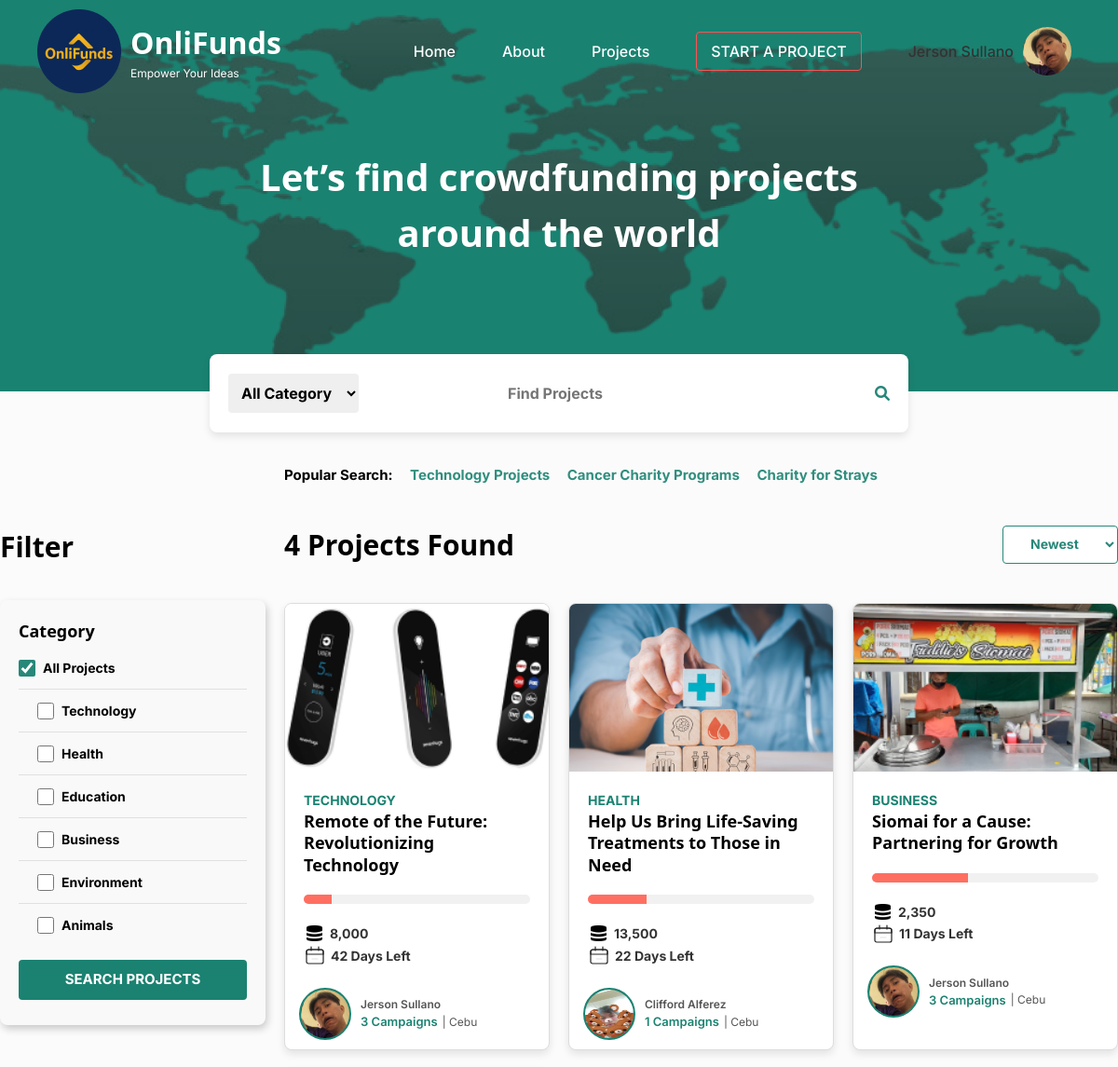
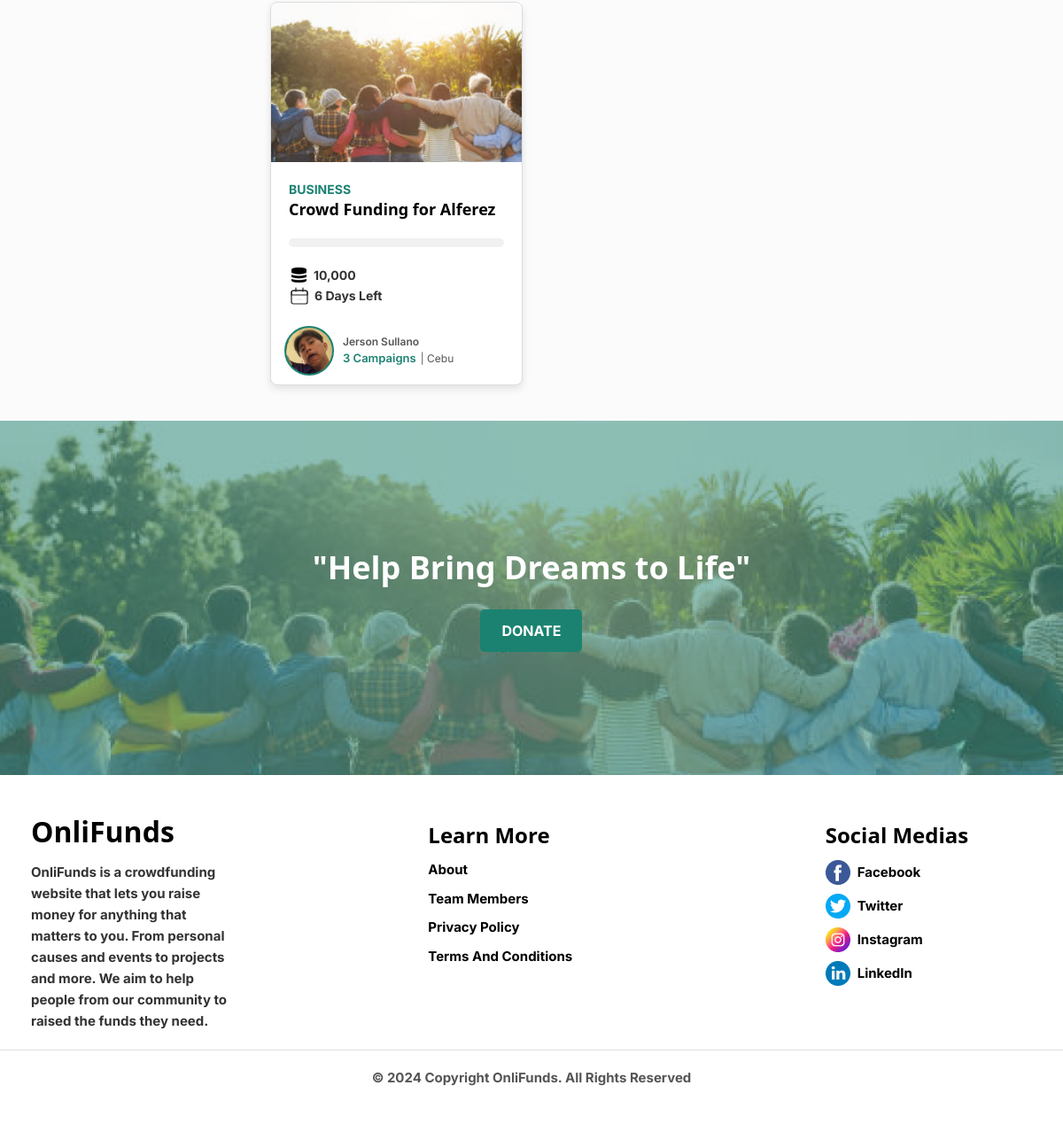
Screenshot of /html/projectsA.php (signed in) with the database file from the repository (2 pictures, top to bottom).
### tables this page shows
CREATE TABLE `users` (
  `id` int(10) NOT NULL,
  `isAdmin` enum('1','0') NOT NULL,
  `email` varchar(255) NOT NULL,
  `password` varchar(255) NOT NULL,
  `firstname` varchar(255) NOT NULL,
  `lastname` varchar(255) NOT NULL,
  `profile_pic` varchar(50) NOT NULL,
  `phoneno` bigint(12) NOT NULL,
  `barangay` text NOT NULL
);

CREATE TABLE `projects` (
  `user_id` int(11) NOT NULL,
  `proj_id` int(11) NOT NULL,
  `country` varchar(50) NOT NULL,
  `city` varchar(50) NOT NULL,
  `author` varchar(50) NOT NULL,
  `proj_title` varchar(100) NOT NULL,
  `category` varchar(255) NOT NULL,
  `barangay` varchar(255) NOT NULL,
  `fundgoal` varchar(50) NOT NULL,
  `created_at` date NOT NULL DEFAULT current_timestamp(),
  `end_date` varchar(255) NOT NULL,
  `fname` varchar(25) NOT NULL,
  `lname` varchar(25) NOT NULL,
  `email` varchar(50) NOT NULL,
  `phoneno` bigint(12) NOT NULL,
  `project_photo` varchar(50) NOT NULL,
  `video_url` varchar(50) NOT NULL,
  `project_overview` text NOT NULL,
  `project_story` text NOT NULL,
  `author_icon` varchar(50) NOT NULL,
  `profile_pic` varchar(50) NOT NULL
);

### html/projectsA.php (the view, shortened to what this page needs)
<?php
    include("connection.php");
    $idno = $_SESSION['id'];
    $query = "SELECT email, firstname, lastname, profile_pic, CONCAT(firstname, ' ', lastname) AS fullname, CONCAT(SUBSTRING(firstname, 1, 1), SUBSTRING(lastname, 1, 1)) AS default_pic FROM users WHERE id = ?";
    $stmt = $conn->prepare($query);
    $stmt->bind_param("i", $idno);
    $stmt->execute();
    $result = $stmt->get_result();
    if ($result->num_rows > 0) {
        $user = $result->fetch_assoc();
    } else {
        echo "<script>alert('No Users Found.')</script>";
        exit();
    }
    $countProject = "SELECT user_id, COUNT(proj_id) AS projfound FROM projects";
    $stmt = $conn->prepare($countProject);
    $stmt->execute();
    $countResult = $stmt->get_result();
    $projfound = $countResult->fetch_assoc();
    $fetchProject = "SELECT p.user_id, p.proj_id, p.proj_title, p.category, p.city, p.author, p.fundgoal, p.project_photo, p.author_icon, p.profile_pic, DATEDIFF(p.end_date, NOW()) AS remaining_days,
                    (SELECT COUNT(proj_id) FROM projects WHERE user_id = p.user_id) AS projfound
                    FROM projects p";
    $stmt = $conn->prepare($fetchProject);
    $stmt->execute();
    $result = $stmt->get_result();
    if($result->num_rows > 0) {
        $rows = $result->fetch_all(MYSQLI_ASSOC);
    }
    $fetchDonation = "SELECT SUM(donation_amount) AS total_donated FROM donation WHERE proj_id = ?";
?>
<!DOCTYPE html>
<html lang="en">
<head>
    <link rel="stylesheet" href="../css/w3.css">
    <link rel="stylesheet" href="../css/styles.css">
	<link rel="stylesheet" href="https://cdnjs.cloudflare.com/ajax/libs/font-awesome/4.7.0/css/font-awesome.min.css">
	<link rel="stylesheet" href="https://cdnjs.cloudflare.com/ajax/libs/font-awesome/6.0.0-beta3/css/all.min.css">
</head>
<body>
	<nav class="navbar-transparent">
		<div class="navbar-logo">
			<a href="lanAfter.php" style="text-decoration:none;">
				<img src="../images/logo.png" alt="OnliFunds Logo" class="logo-img">
			</a>
			<div class="logo-text">
				<h1><a href="lanAfter.php" style="text-decoration:none;">OnliFunds</a></h1>
				<p>Empower Your Ideas</p>
			</div>
		</div>
		<div class="nav-links">
			<a href="lanAfter.php" class="nav-item">Home</a>
			<a href="aboutA.php" class="nav-item">About</a>
			<a href="projectsA.php" class="nav-item">Projects</a>
			<a href="create1.php" class="logged-in-nav-item logged-in-start-project-button">Start a Project</a>
		<div class="logged-in-user-profil">
            <span class="logged-in-user-name"><?php echo htmlspecialchars($user['fullname']); ?></span>
			<?php if (!empty($user['profile_pic'])): ?>
                <img src="../images/<?php echo htmlspecialchars($user['profile_pic']); ?>" alt="Profile Picture" class="logged-in-profile-img">
            <?php else: ?>
                <div class="author-icon"><?php echo htmlspecialchars($user['default_pic']) ?></div>
            <?php endif; ?>
		</div>
		</div>
	</nav>
	<section class="projects-hero">
		<h1 class="projects-heading">Let’s find crowdfunding projects <br>around the world</h1>
	</section>
	<div class="search-bar-container">
		<select class="category-dropdown">
			<option>All Category</option>
		</select>
		<input type="text" placeholder="Find Projects" class="search-input">
		<button class="search-button"><i class="fa fa-search"></i></button>
	</div>
	<div class="projects-container">
		<div class="con">
			<div class="filter-title"><h2>Filter</h2></div>
			<aside class="filter-sidebar">
				<div class="filter-category">
					<h4>Category</h4>
					<ul>
						<li><input type="checkbox" class="category" checked> All Projects</li>
						<li><input type="checkbox" class="category" value="Technology"> Technology</li>
						<li><input type="checkbox" class="category" value="Health"> Health</li>
						<li><input type="checkbox" class="category" value="Education"> Education</li>
						<li><input type="checkbox" class="category" value="Business"> Business</li>
						<li><input type="checkbox" class="category" value="Environment"> Environment</li>
						<li><input type="checkbox" class="category" value="Animals"> Animals</li>
					</ul>
					<button class="search-projects-button" onclick="applyFilters()">SEARCH PROJECTS</button>
				</div>
			</aside>
		</div>
		<section class="projects-list">
			<div class="popular-search" style="font-weight:bold;">
				<span style="padding-right: 15px;">Popular Search:</span>
				<a href="#">Technology Projects</a>
				<a href="#">Cancer Charity Programs</a>
				<a href="#">Charity for Strays</a>
			</div>
        <div class="projects-header">
            <h2> <?php echo $projfound['projfound'] ?> Projects Found</h2>
            <select class="sort-dropdown">
                <option>Newest</option>
            </select>
        </div>
        <div class="project-cards">
            <?php foreach($rows as $row): ?>
				<?php
					$stmt = $conn->prepare($fetchDonation);
					$stmt->bind_param("i", $row['proj_id']);
					$stmt->execute();
					$donationResult = $stmt->get_result();
					$donation = $donationResult->fetch_assoc();
					$totalDonated = !empty($donation['total_donated']) ? floatval($donation['total_donated']) : 0;
					$fundGoal = !empty($row['fundgoal']) ? floatval(str_replace(',', '', $row['fundgoal'])) : 0;
					if ($fundGoal > 0) {
						$progressPercentage = ($totalDonated / $fundGoal) * 100;
						$progressPercentage = min(100, max(0, $progressPercentage));
					} else {
						$progressPercentage = 0;
					}
				?>
				<div class="project-card">
					<a href="../html/projectdet.php?proj_id=<?php echo htmlspecialchars($row['proj_id']); ?>, author=<?php echo htmlspecialchars($row['author']); ?>">
						<img src="../images/<?php echo htmlspecialchars($row['project_photo']) ?>" alt="Project Image" class="project-image">
						<div class="project-content">
							<span class="project-category"><?php echo htmlspecialchars($row['category']) ?></span>
							<h3><?php echo htmlspecialchars($row['proj_title']) ?></h3>
							<div class="progress-bar">
								<div class="progress" style="width: <?php echo round($progressPercentage, 2) ?>%;"></div>
							</div>
							<div class="project-details">
								<div class="project-fund"><img src="../images/moneylogo.svg"><?php echo htmlspecialchars($row['fundgoal']) ?></div>
								<div class="project-time"><img src="../images/calendar.svg"><?php echo htmlspecialchars($row['remaining_days']) ?> Days Left</div>
							</div>
						</div>
					</a>
					<a href="campaigns.php?user_id=<?php echo htmlspecialchars($row['user_id']); ?>" class="project-author">
						<?php if (!empty($row['profile_pic'])): ?>
							<img class="author-profile" src="../images/<?php echo htmlspecialchars($row['profile_pic']); ?>" alt="Author Profile">
						<?php else: ?>
							<div class="author-icon"><?php echo htmlspecialchars($row['author_icon']) ?></div>
						<?php endif; ?>
						<div class="author-info">
							<span class="author-name"><?php echo htmlspecialchars($row['author']) ?></span>
							<span><p><?php echo htmlspecialchars($row['projfound']); ?> Campaigns</p> | <?php echo htmlspecialchars($row['city']) ?></span>
						</div>
					</a>
				</div>
            <?php endforeach; ?>
        </div>
		</section>
	</div>
	<section class="banner-section">
		<div class="overlay"></div>
		<div class="banner-content">
			<h1>"Help Bring Dreams to Life"</h1>
			<a href="projectsA.php" class="donate-button" style="font-weight:bold;">DONATE</a>
		</div>
	</section>
	<footer class="footer">
		<div class="footer-content">
			<div class="footer-section about" style="text-align: left; padding-right:200px;">
				<h2 class="footer-logo">OnliFunds</h2>
				<p class="footer-description">
					OnliFunds is a crowdfunding website that lets you raise money for anything that matters to you.
					From personal causes and events to projects and more. We aim to help people from our community
					to raised the funds they need.
				</p>
			</div>
			<div class="footer-section links" style="text-align: left; padding-right:200px;">
				<h3 class="footer-heading">Learn More</h3>
				<ul class="footer-links">
					<li><a href="/about">About</a></li>
					<li><a href="/#team-members">Team Members</a></li>
					<li><a href="#">Privacy Policy</a></li>
					<li><a href="#">Terms And Conditions</a></li>
				</ul>
			</div>
			<div class="footer-section social-media" style="text-align: left;">
				<h3 class="footer-heading">Social Medias</h3>
				<ul class="social-icons">
					<li><a href="#"><img src="../images/facebook.png" alt="Facebook Icon" style="	width: 28px;height:auto;"> Facebook</a></li>
					<li><a href="#"><img src="../images/twitter.png" alt="Twitter Icon" style="	width: 28px;height:auto;"> Twitter</a></li>
					<li><a href="#"><img src="../images/instagram.png" alt="Instagram Icon" style="	width: 28px;height:auto;"> Instagram</a></li>
					<li><a href="#"><img src="../images/linkedin.png" alt="LinkedIn Icon" style="	width: 28px;height:auto;"> LinkedIn</a></li>
				</ul>
			</div>
		</div>
		<div class="footer-bottom">
			<p>© 2024 Copyright OnliFunds. All Rights Reserved</p>
		</div>
	</footer>
</body>
</html>

### css/w3.css (style rules this page uses)
html { box-sizing:border-box }
*,*:before,*:after { box-sizing:inherit }
html { -ms-text-size-adjust:100%;-webkit-text-size-adjust:100% }
body { margin:0 }
article,aside,details,figcaption,figure,footer,header,main,menu,nav,section { display:block }
a { background-color:transparent }
img { border-style:none }
button,input,select,textarea,optgroup { font:inherit;margin:0 }
button,input { overflow:visible }
button,select { text-transform:none }
button,[type=button],[type=reset],[type=submit] { -webkit-appearance:button }
[type=checkbox],[type=radio] { padding:0 }
html,body { font-family:Verdana,sans-serif;font-size:15px;line-height:1.5 }
html { overflow-x:hidden }
h1 { font-size:36px }
h2 { font-size:30px }
h3 { font-size:24px }
h4 { font-size:20px }
h1,h2,h3,h4,h5,h6 { font-family:"Segoe UI",Arial,sans-serif;font-weight:400;margin:10px 0 }
img { vertical-align:middle }
a { color:inherit }

### rows the page displays
users: profile_pic (picture)
projects: project_photo (picture), category "TECHNOLOGY", proj_title "Remote of the Future: Revolutionizing Technology", $progressPercentage 12.5 (drawn), fundgoal "8,000", remaining_days "42", profile_pic (picture), author "Jerson Sullano", projfound "3", city "Cebu"
projects: project_photo (picture), category "HEALTH", proj_title "Help Us Bring Life-Saving Treatments to Those in Need", $progressPercentage 25.93 (drawn), fundgoal "13,500", remaining_days "22", profile_pic (picture), author "Clifford Alferez", projfound "1", city "Cebu"
projects: project_photo (picture), category "BUSINESS", proj_title "Siomai for a Cause: Partnering for Growth", $progressPercentage 42.55 (drawn), fundgoal "2,350", remaining_days "11", profile_pic (picture), author "Jerson Sullano", projfound "3", city "Cebu"
projects: project_photo (picture), category "BUSINESS", proj_title "Crowd Funding for Alferez", fundgoal "10,000", remaining_days "6", profile_pic (picture), author "Jerson Sullano", projfound "3", city "Cebu"

### other values shown
$user['fullname'] "Jerson Sullano"
$projfound['projfound'] "4"
